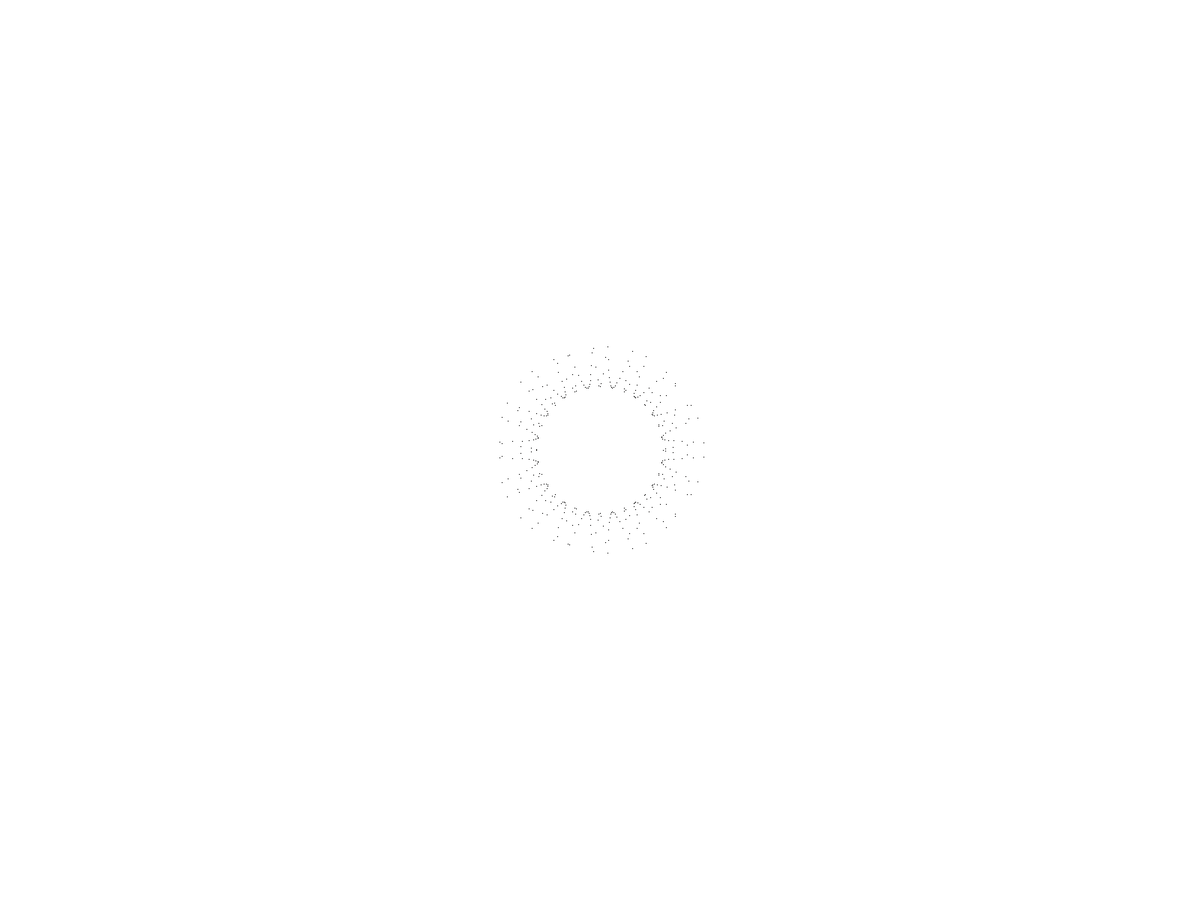
Frame 1 (no input)
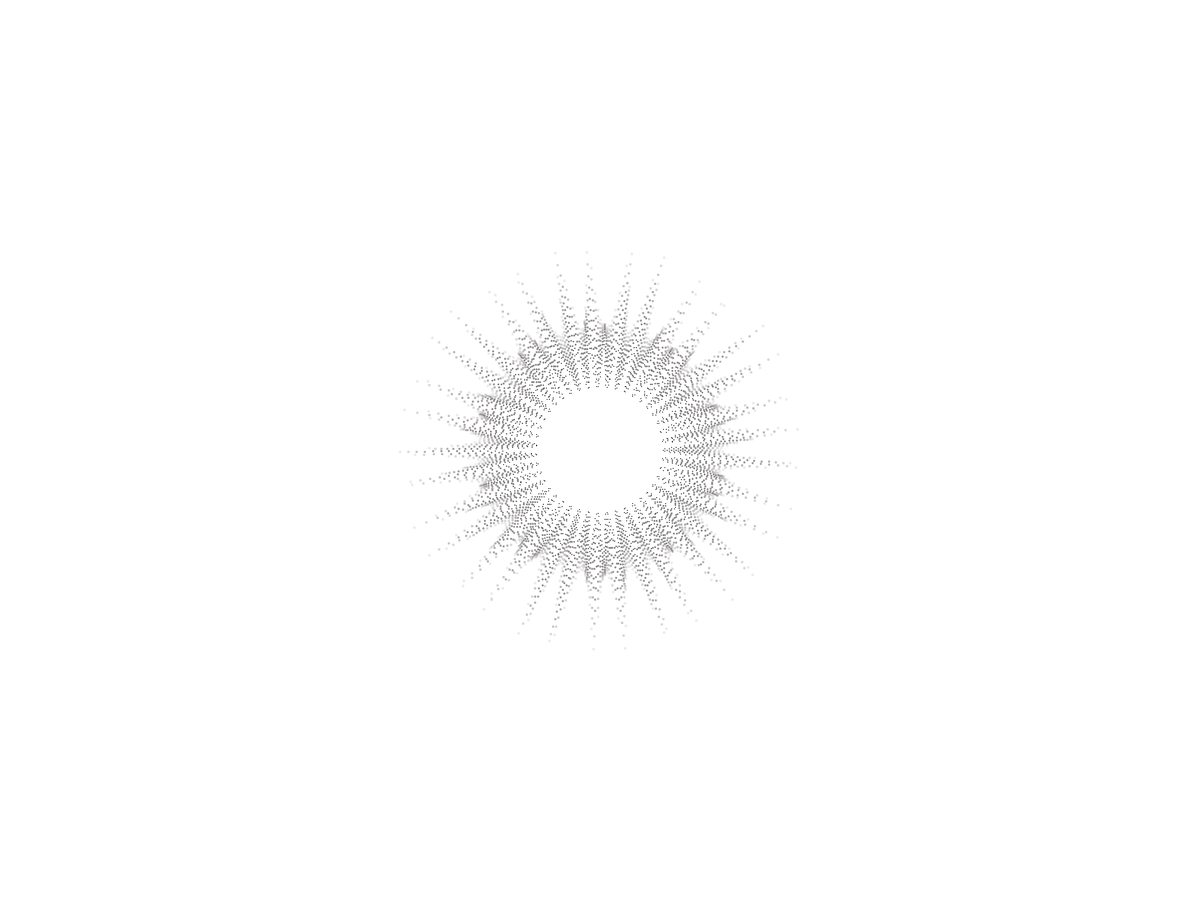
Frame 60 (the mouse pressed at the canvas centre just before this capture)
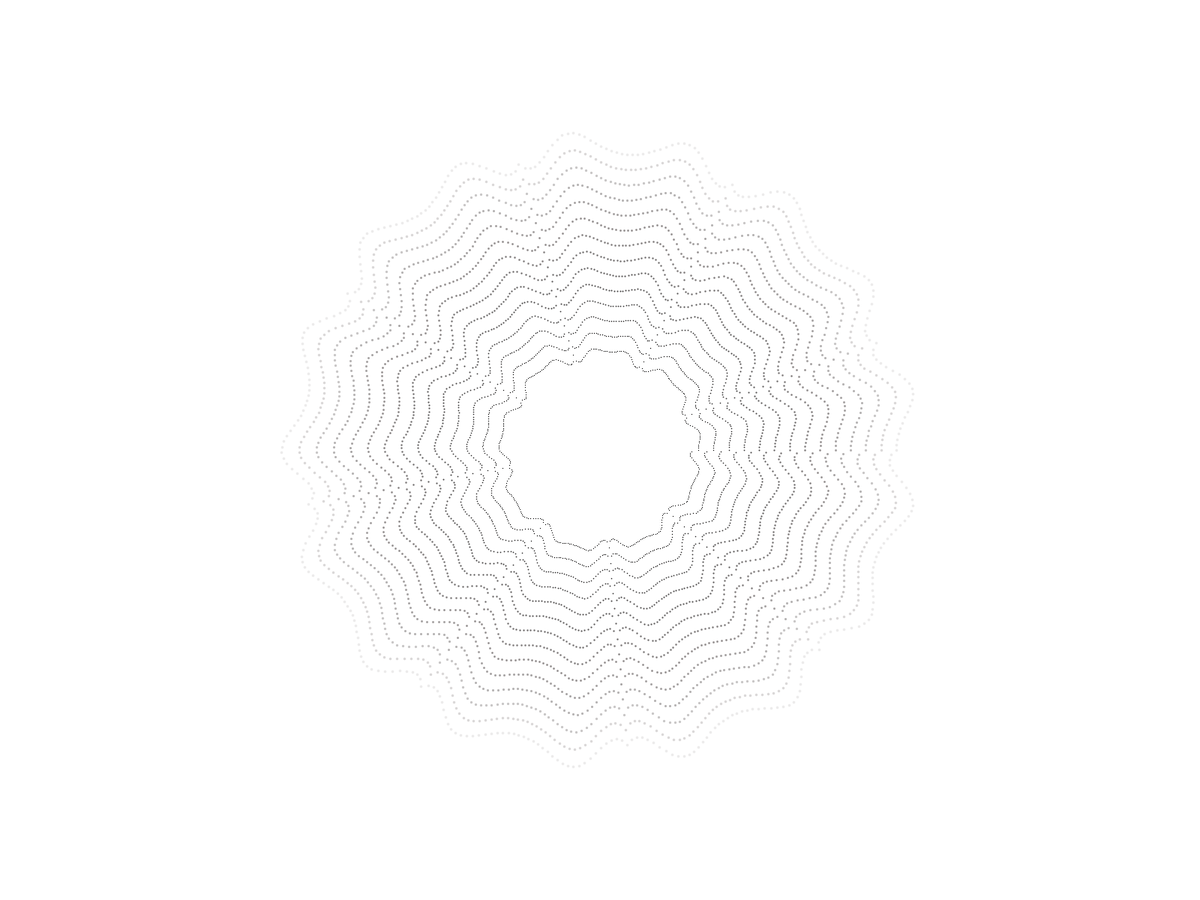
Frame 120 (the mouse held since frame 60 and released just before this capture)

The Processing sketch that drew these frames (run headless with seeded random() and noise(); from frame 60 on, the mouse is pressed at the canvas centre):

// Processing sketch: Surperformula
// ── Surperformula.pde
//Desired Values
float a;
float b;
float m;
float n1;
float n2;
float n3;
float radius;

//interpolated values
//float aCur = 1;
//float bCur = 1;
//float mCur = 3;
//float n1Cur = 5;
//float n2Cur = 18;
//float n3Cur = 18;
//float radiusCur = 100;
float aCur = 10;
float bCur = 10;
float mCur = 30;
float n1Cur = 50;
float n2Cur = 180;
float n3Cur = 180;
float radiusCur = 200;

int steps = 357;

//tresholds
float randomizingTreshold = 0.02f;
float interpolationSpeed = 0.15f;

//gui
int pointColor = color (27, 25, 9);

//maximum radius for the next final supershape
float getNextMaxR (int steps) {
  float maxR = 0;
  for (int p = 0; p < steps; p++) {
    float phi = map (p, 0, steps, 0, 2*PI);
    float r = superFormula(phi, a, b, m, n1, n2, n3);   
    maxR = (Math.abs(r)>maxR)?Math.abs(r):maxR;
  }
  return maxR;
}

//the magic
float superFormula(float phi, float a, float b, float m, float n1, 
  float n2, float n3) {
  float r = (float)(Math.pow(Math.pow(Math.abs(Math.cos(m * phi / 4) / a), n2) + Math.pow(Math.abs(Math.sin(m * phi / 4) / b), n3), -1 / n1));
  return r;
}

void interpolateValues(float t) {
  aCur = (int)map (t, 0, 1, aCur, a);
  bCur = (int)map (t, 0, 1, bCur, b);
  mCur = (int)map (t, 0, 1, mCur, m);
  n1Cur = map (t, 0, 1, n1Cur, n1);
  n2Cur = map (t, 0, 1, n2Cur, n2);
  n3Cur = map (t, 0, 1, n3Cur, n3);

  radiusCur = map (t, 0, 1, radiusCur, radius);
}

//just check if it is time to reshape already
boolean isClose (float tresh) {
  boolean returnValue;
  if ((Math.abs(a-aCur)<=tresh) && (Math.abs(b-bCur)<=tresh)  && (Math.abs(n1-n1Cur)<=tresh) && (Math.abs(n2-n2Cur)<=tresh) && (Math.abs(n3-n3Cur)<=tresh)) {
    returnValue = true;
  } else {
    returnValue = false;
  }
  return returnValue;
}

//generate new random values
void randomize () {
  a=1f;
  b=a;
  m=(int)random (1, 50); //has to be an integer, otherwise the shape will be open 
  n1=random (0.1f, 30f);
  n2=random (0.1f, 30f);
  n3=random (0.1f, 30f);
}


void drawShapePointsInt(int radialSteps, int internalSteps, int pointColor, float outerWeight, float innerWeight) {
  float internalRadiusMultiplier = ((height*0.9f)/getNextMaxR(100))/8; //calculate scaling facotr for the inner shape
  for (int p = 0; p < radialSteps; p++) {
    float phi = map (p, 0, radialSteps, 0, 2*PI);   //convert steps to radians
    float r1 = superFormula(phi, aCur, bCur, mCur, n1Cur, n2Cur, n3Cur); //"normalized" outer radius at phi 
    float r2 = superFormula(phi, a, b, m, n1, n2, n3);  //"normalized" inner radius at phi

    for (int i = 0; i<internalSteps; i++) {
      //calculate values for the current inner step
      float rr = map (i, 0, internalSteps-1, r1, r2);
      float rad = map (i, 0, internalSteps-1, radiusCur, internalRadiusMultiplier);
      float weight = map (i, 0, internalSteps-1, outerWeight, innerWeight)*1.3;
      float alpha = map (i, 0, internalSteps-1, 255, 1);
      stroke (pointColor,i, alpha);
      strokeWeight (weight);
      float x = width/2+(float)(rr*rad*Math.cos(phi));    //simple trigonometry and scaling
      float y = height/2+(float)(rr*rad*Math.sin(phi));   //simple trigonometry and scaling
      //ellipse(10,10,x,y);
      point (x, y);
    }
  }
}

void setup() {
  colorMode(HSB);
  noCursor();
  smooth();
  fullScreen();
  //size(600, 600);
  radius = 100;
  randomize();
}

void draw() {
  //background(245, 247, 232);
  background(255);
  if (isClose(randomizingTreshold)) {
    //time to set new values
    randomize();
    float mR = getNextMaxR(300);
    radius = ((height*0.9f)/mR)/2.5;
  } else {
    //otherwise just interpolate closer to the desired values
    interpolateValues(interpolationSpeed);
  }

  drawShapePointsInt(steps, 15, pointColor, 3, 1);
  
  if(key == ' ')exit();
  if(key == 'r' || key == 'R')redraw();
}
